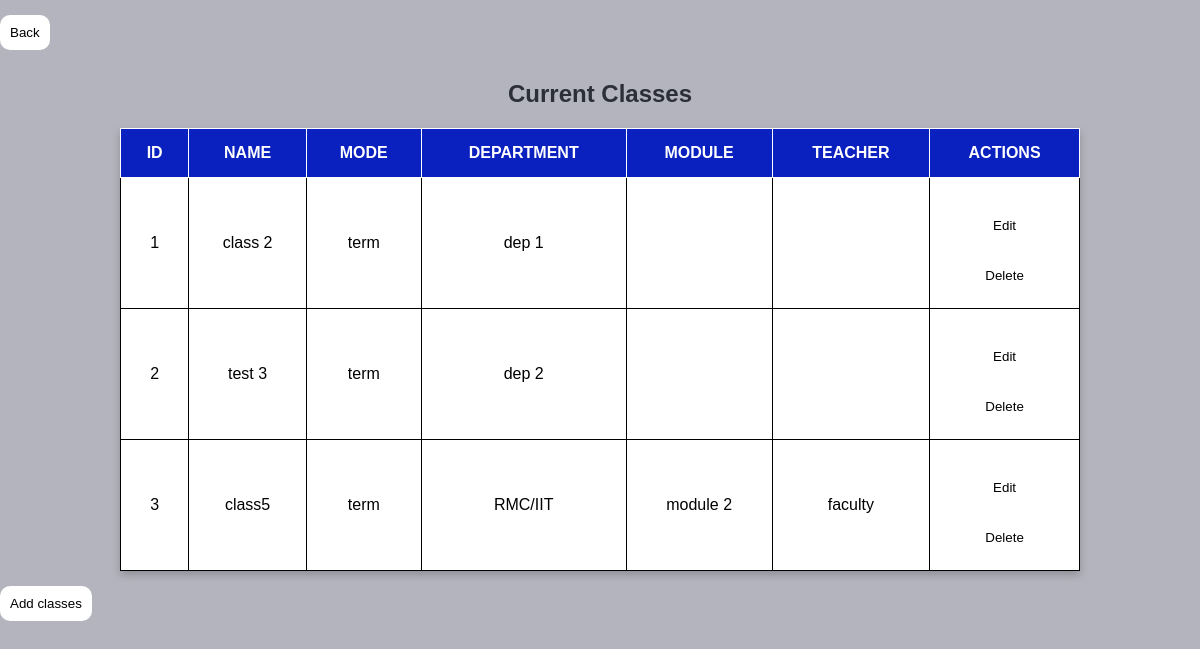
The app's page /php/viewclass.php (signed in) with its own data.
### tables this page shows
CREATE TABLE `class` (
  `ID` int(11) NOT NULL,
  `NAME` varchar(50) DEFAULT NULL,
  `STUDENT_ID` varchar(50) DEFAULT NULL,
  `TEACHER_ID` varchar(50) DEFAULT NULL,
  `MODULES_ID` varchar(50) DEFAULT NULL,
  `MODE` varchar(10) DEFAULT NULL,
  `DEPARTMENT_ID` int(11) DEFAULT NULL
);

CREATE TABLE `department` (
  `ID` int(11) NOT NULL,
  `NAME` varchar(50) DEFAULT NULL
);

CREATE TABLE `modules` (
  `ID` int(11) NOT NULL,
  `NAME` varchar(50) NOT NULL,
  `YEAR` year(4) DEFAULT NULL,
  `SEMESTER` varchar(50) DEFAULT NULL,
  `TERMS` varchar(50) DEFAULT NULL,
  `STAFF_ID` varchar(50) DEFAULT NULL
);

CREATE TABLE `faculty` (
  `ID` int(11) NOT NULL,
  `NAME` varchar(50) DEFAULT NULL,
  `EMAIL` varchar(50) DEFAULT NULL,
  `PHONE_NUMBER` int(8) DEFAULT NULL,
  `DEPARTMENT` varchar(50) DEFAULT NULL,
  `PASSWORD_HASH` char(60) DEFAULT NULL,
  `CREATED_AT` timestamp(6) NOT NULL DEFAULT current_timestamp(6),
  `UPDATED_AT` timestamp(6) NOT NULL DEFAULT current_timestamp(6),
  `ROLE_ID` varchar(11) DEFAULT NULL
);

### php/functions.php (called while the page is built, shortened)
<?php
function can_delete(){
    if ($_SESSION['role'] == 3){
        return TRUE;
    }else{
        return FALSE;
    }
}

### php/viewclass.php (the view, shortened to what this page needs)
<?php
require 'functions.php';
$conn = db_connect();
if ($_SESSION['role'] == 3){
    $redirect = "admin_dashboard.php";
}elseif($_SESSION['role'] == 2)
    $redirect = "faculty_dashboard.php";
$stmt = $conn->prepare("SELECT class.id, class.name as classname, class.mode, department.name as depname, faculty.name as teacher, modules.name as modulename
                        FROM class
                        LEFT JOIN department ON class.department_id=department.id
                        LEFT JOIN faculty ON class.teacher_id=faculty.id
                        LEFT JOIN modules on class.modules_id=modules.id
                        ");
$stmt -> execute();
$result = $stmt->get_result();
$class_info = $result->fetch_all(MYSQLI_ASSOC);
?>
 <!DOCTYPE html>
 <html lang="en">
    <head>
    </head>
    <body>
    <a href="<?php echo $redirect; ?>"><button>Back</button></a>
    <h2> Current Classes </h2>
<table>
    <thead>
        <tr>
            <th>ID</th>
            <th>NAME</th>
            <th>MODE</th>
            <th>DEPARTMENT</th>
            <th>MODULE</th>
            <th>TEACHER</th>
            <th>ACTIONS</th>
        </tr>
    </thead>
    <tbody>
        <?php
        $count = 0;
        foreach ($class_info as $class_info): ?>
            <tr>
                <td><?php echo ($count += 1) ?></td>
                <td><?php echo htmlspecialchars($class_info['classname']); ?></td>
                <td><?php echo htmlspecialchars($class_info['mode']); ?></td>
                <td><?php echo htmlspecialchars($class_info['depname']); ?></td>
                <td><?php echo htmlspecialchars($class_info['modulename']); ?></td>
                <td><?php echo htmlspecialchars($class_info['teacher']); ?></td>
                <td><a href="editclass.php?id=<?php echo $class_info['id']; ?>"><button>Edit</button> </a> <br>
                <?php
                if(can_delete()): ?>
                <a href="deleteclass.php?id=<?php echo $class_info['id'] ?>" onclick="return confirm('Are you sure?')"><button>Delete</button></a></td>
                <?php endif ?>
            </tr>
        <?php endforeach; ?>
    </tbody>
</table>
        <div class = "button">
            <a href="newclass.php"><button>Add classes</button></a>
        </div>
                </body>
                </html>

### php/viewclass.php (style rules this page uses)
* { margin: 0; box-sizing: border-box; font-family: sans-serif; }
body { margin-left: auto; margin-right: auto; justify-content: center; align-items: center; height: 100vh; background-color:#b3b4bd; background-size: cover; }
table { margin-left: auto; margin-right: auto; border-collapse: collapse; width: 80%; max-width: 1000px; background-color: #ffffff; box-shadow: 0 4px 8px rgba(0, 0, 0, 0.2); border: 1px solid; }
th, td { padding: 15px; text-align: center; border: 1px solid; }
th { background-color: #0a21c0; color: white; }
h2 { text-align: center; color: #2c2e3a; margin-top: 30px; margin-bottom: 20px; }
button { background: #fff; color: black; padding: 10px; border: 1px solid #2c2e3a; border-radius: 10px; cursor: pointer; margin-top: 15px; border: none; }

### records on screen
class: count "1", NAME "class 2", MODE "term", DEPARTMENT_ID.NAME "dep 1"
class: count "2", NAME "test 3", MODE "term", DEPARTMENT_ID.NAME "dep 2"
class: count "3", NAME "class5", MODE "term", DEPARTMENT_ID.NAME "RMC/IIT", MODULES_ID.NAME "module 2", faculty.NAME "faculty"
